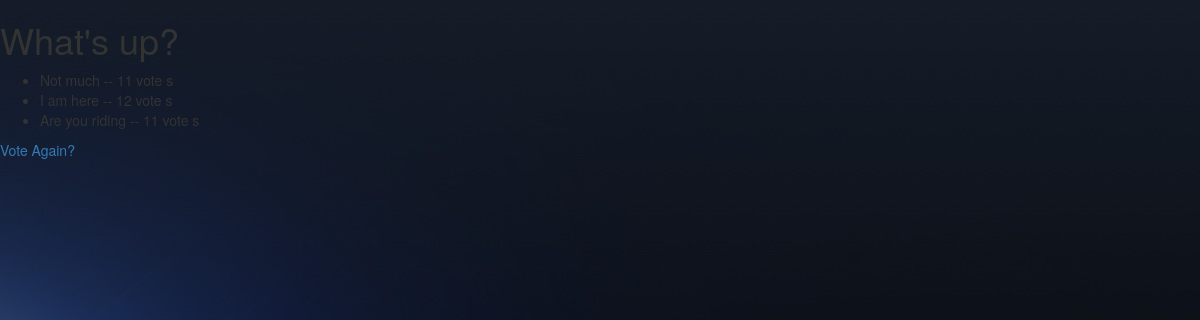
The app's page /polls/2/results/ with its own data.
### polls/models.py (models this page shows, shortened)
class Question(models.Model):
	question_text = models.CharField(max_length=200)
	pub_date = models.DateTimeField('date published')

class Choice(models.Model):
	question = models.ForeignKey(Question, on_delete=models.CASCADE)
	choice_text = models.CharField(max_length=200)
	votes = models.IntegerField(default=0)

### polls/views.py (the view)
# urls.py: path('<int:question_id>/results/',views.results, name='results'),
def results(request, question_id):
	question = get_object_or_404(Question, pk=question_id)
	return render(request, 'polls/results.html', {'question': question})

### polls/templates/polls/results.html (shortened to what this page needs)
<body>
	<link rel="stylesheet" href="../../static/polls/bootstrap.css">
	<h1> {{ question.question_text }}</h1>
	<ul>
		{% for choice in question.choice_set.all %}
		<li>
			{{ choice.choice_text }} -- {{ choice.votes }} vote {{ choice.votes|pluralize }}
		</li>
		{% endfor %}
	</ul>
	<a href="{% url 'polls:detail' question.id %}">Vote Again? </a>
</body>

### polls/templates/polls/results.html (style rules this page uses)
body { background-image: url('../../static/polls/images/space.jpg') }

### records on screen
Question: question_text "What's up?"
Choice: choice_text "Not much", votes "11"
Choice: choice_text "I am here", votes "12"
Choice: choice_text "Are you riding", votes "11"
